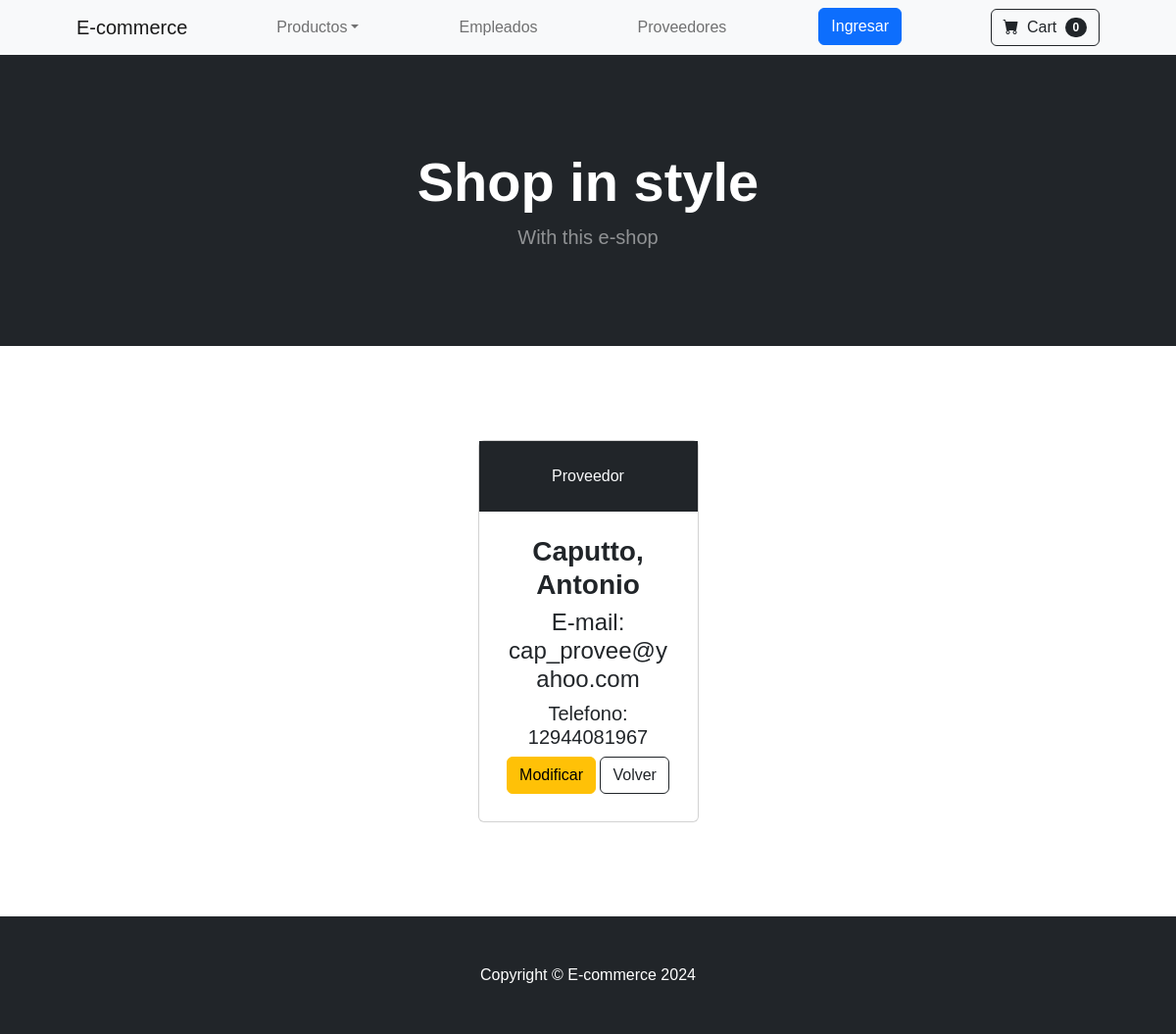
/ecommerce/detail_supplier/5, run on the app's committed database.
### ecommerce/models.py (models this page shows, shortened)
class Supplier(models.Model):
    name = models.CharField(max_length=40)
    last_name = models.CharField(max_length=40)
    phone_number = models.CharField(max_length=20)
    email = models.EmailField(unique=True)

### ecommerce/views.py (the view)
# urls.py: path('detail_supplier/<int:id>', detailed_supplier, name='detailedSupplier'),
def detailed_supplier(req, id):
    supplier = Supplier.objects.get(id=id)
    return render(req, 'detail_supplier.html', {'supplier': supplier})

### ecommerce/templates/detail_supplier.html (shortened to what this page needs)
<!DOCTYPE html>
<html lang="en">
    <head>
        {% load static %}
        <link href="https://cdn.jsdelivr.net/npm/bootstrap-icons@1.5.0/font/bootstrap-icons.css" rel="stylesheet" />
        <link href="{% static '/css/styles.css' %}" rel="stylesheet" />
    </head>
    <body>
        {% include 'navbar.html' %}
        {% include 'header.html' %}
        {% block dinamicContent %}
            <section class="py-5 container px-4 px-lg-5 mt-5">
                <div class="row gx-4 gx-lg-5 row-cols-2 row-cols-md-3 row-cols-xl-4 justify-content-center">
                    <div class="col mb-5">
                        <div class="card h-100">
                            <div class="card-head p-4 text-center bg-dark text-light">Proveedor</div>
                            <div class="card-body p-4 text-center">
                                <h3 class="fw-bolder">{{supplier.last_name}}, {{supplier.name}}</h3>
                                <h4>E-mail: {{supplier.email}}</h4>
                                <h5>Telefono: {{supplier.phone_number}}</h5>
                                <a class="btn btn-warning mt-auto mb-1" href="{% url 'updateSupplier' supplier.id %}">Modificar</a>
                                <a class="btn btn-outline-dark mt-auto mb-1" href="{% url 'suppliers' %}">Volver</a>
                            </div>
                        </div>
                    </div>
                </div>
            </section>
        {% endblock dinamicContent %}
        {% include 'footer.html' %}
    </body>
</html>

### data on the page
Supplier: last_name "Caputto", name "Antonio", email "cap_provee@yahoo.com", phone_number "12944081967"
